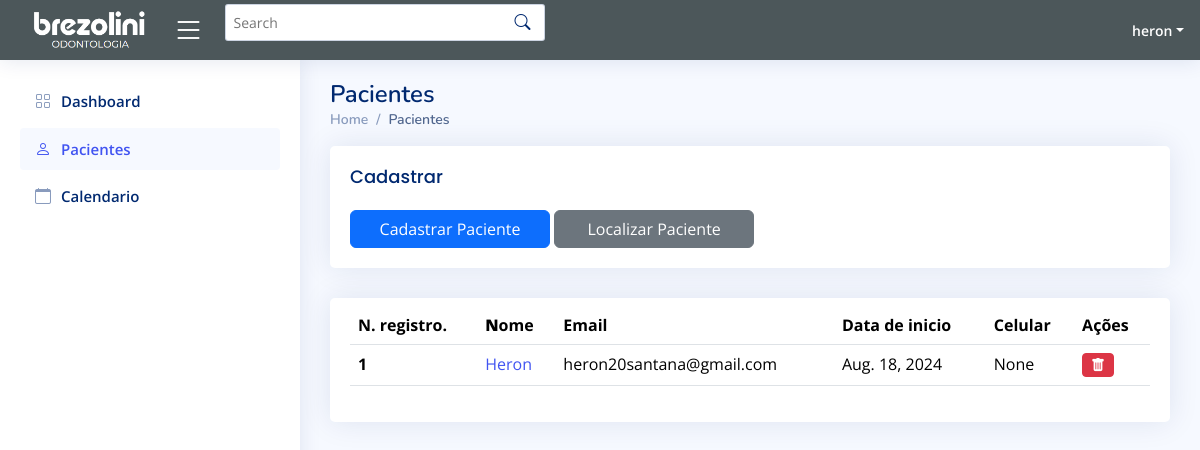
The app's page /pacientes (signed in), older data.
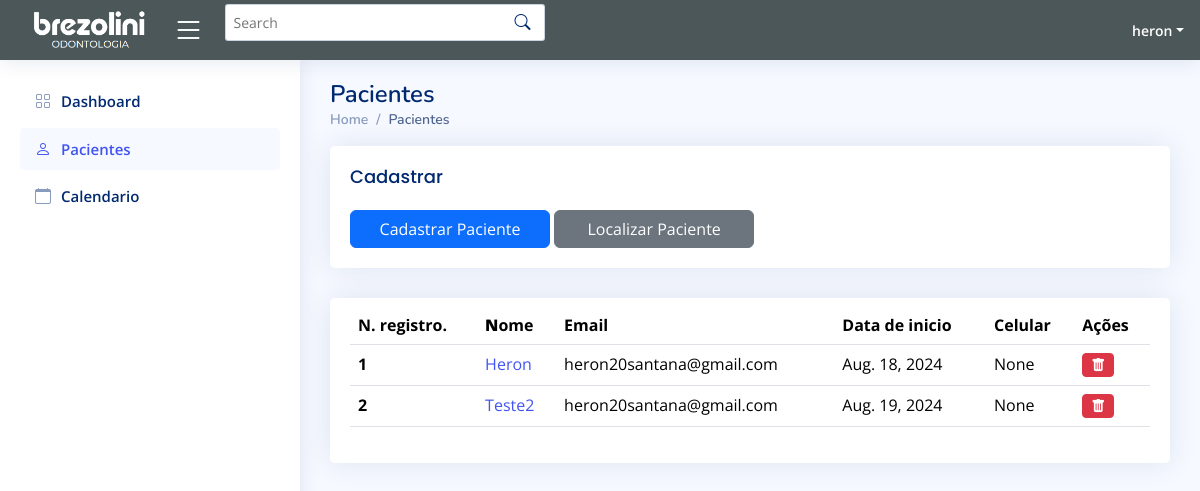
The same page, newer data.
### app/models.py (models this page shows, shortened)
class Paciente(models.Model):
    Nome = models.CharField(max_length=100, blank=True, null=True)
    Email = models.CharField(max_length=100, blank=True, null=True)
    Data_cadastro = models.DateField(blank=True, null=True)
    Data_Nascimento = models.DateField(blank=True, null=True)
    Estado_civil = models.CharField(max_length=100, blank=True, null=True)
    Grupo = models.CharField(max_length=100, blank=True, null=True)
    Situacao_atual = models.CharField(max_length=100, blank=True, null=True)
    observacoes= models.CharField(max_length=256, blank=True, null=True)
    genero = models.CharField(max_length=100, blank=True, null=True)
    celular = models.CharField(max_length=20, blank=True, null=True)
    clinica = models.CharField(max_length=100, blank=True, null=True)
    local_nascimento = models.CharField(max_length=100, blank=True, null=True)
    CPF = models.CharField(max_length=100, blank=True, null=True)
    RG = models.CharField(max_length=100, blank=True, null=True)
    Orgao_emissor = models.CharField(max_length=100, blank=True, null=True)
    Convenio = models.CharField(max_length=100, blank=True, null=True)
    Plano = models.CharField(max_length=100, blank=True, null=True)
    Data_adesao = models.DateField(blank=True, null=True)
    Nome_pai = models.CharField(max_length=100, blank=True, null=True)
    CPF_pai = models.CharField(max_length=100, blank=True, null=True)
    RG_pai = models.CharField(max_length=100, blank=True, null=True)
    Telefone_pai = models.CharField(max_length=100, blank=True, null=True)
    Nome_mae = models.CharField(max_length=100, blank=True, null=True)
    Cpf_mae = models.CharField(max_length=100, blank=True, null=True)
    Rg_mae = models.CharField(max_length=100, blank=True, null=True)
    Telefone_mae=models.CharField(max_length=100, blank=True, null=True)
    CEP=models.IntegerField(blank=True, null=True)
    Endereco = models.CharField(max_length=100, blank=True, null=True)
    Numero = models.IntegerField(blank=True, null=True)
    Complemento = models.CharField(max_length=100, blank=True, null=True)
    Bairro = models.CharField(max_length=100, blank=True, null=True)
    Cidade = models.CharField(max_length=100, blank=True, null=True)
    Estado = models.CharField(max_length=100, blank=True, null=True)

### app/views.py (the view)
# urls.py: path("pacientes", views.pacientes, name="pacientes"),
@login_required(login_url="/")
def pacientes(request):
    pacientes = Paciente.objects.all()
    return render(request, 'frontend/pacientes.html', {'pacientes': pacientes})

### app/templates/frontend/pacientes.html (shortened to what the changed rows need)
<html lang="en">
{% load static %}
<head>
  <link href="{% static "vendor/bootstrap/css/bootstrap.min.css" %}" rel="stylesheet">
  <link href="{% static "vendor/bootstrap-icons/bootstrap-icons.css" %}" rel="stylesheet">
  <link href="{% static "vendor/boxicons/css/boxicons.min.css" %}" rel="stylesheet">
  <link href="{% static "vendor/quill/quill.snow.css" %}" rel="stylesheet">
  <link href="{% static "vendor/quill/quill.bubble.css" %}" rel="stylesheet">
  <link href="{% static "vendor/remixicon/remixicon.css" %}" rel="stylesheet">
  <link href="{% static "vendor/simple-datatables/style.css" %}" rel="stylesheet">
  <link href="{% static "css/style.css" %}" rel="stylesheet">
</head>
<body>
  <main id="main" class="main">
    <div class="pagetitle">
      <h1>Pacientes</h1>
    </div>
    <section class="section">
        <div class="row">
          <div class="col-lg-12">
            <div class="card">
              <div class="card-body">
                <table class="table datatable">
                  <thead>
                    <tr>
                      <th>N. registro.</th>
                      <th>
                        <b>N</b>ome
                      </th>
                      <th>Email</th>
                      <th data-type="date" data-format="YYYY/DD/MM">Data de inicio</th>
                      <th>Celular</th>
                      <th>Ações</th>
                    </tr>
                  </thead>
                  <tbody>
                    {% for paciente in pacientes %}
                    <tr>
                        <th scope="row">{{ paciente.id }}</th>
                        <td><a href="{% url 'pagina_paciente' paciente_id=paciente.id %}">{{ paciente.Nome }}</a></td>
                        <td>
                          {{ paciente.Email }}
                        </td>
                        <td>
                          {{ paciente.Data_cadastro }}
                        </td>
                        <td>{{ paciente.celular }}</td>
                        <td>
                            <a href="{% url 'delete_paciente' paciente_id=paciente.id %}" class="btn btn-danger btn-sm">
                                <i class="bi bi-trash-fill"></i>
                            </a>
                        </td>
                    </tr>
                    {% endfor %}
                  </tbody>
                </table>
              </div>
            </div>
          </div>
        </div>
      </section>
  </main>
</body>
</html>

Row changes from the older to the newer data that the page shows:
added Paciente: id "2", Nome "Teste2", Email "heron20santana@gmail.com", Data_cadastro "Aug. 19, 2024", celular "None"
